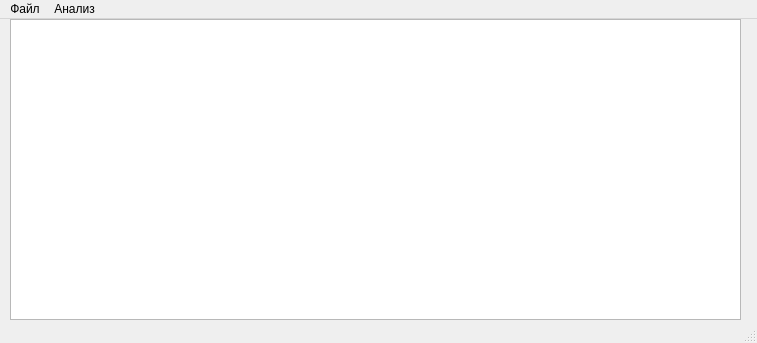
<?xml version="1.0" encoding="UTF-8"?>
<ui version="4.0">
 <class>Text_analisis_form</class>
 <widget class="QMainWindow" name="Text_analisis_form">
  <property name="geometry">
   <rect>
    <x>0</x>
    <y>0</y>
    <width>757</width>
    <height>343</height>
   </rect>
  </property>
  <property name="windowTitle">
   <string>Анализ текста</string>
  </property>
  <widget class="QWidget" name="centralwidget">
   <widget class="QTextEdit" name="textEdit">
    <property name="geometry">
     <rect>
      <x>10</x>
      <y>0</y>
      <width>731</width>
      <height>301</height>
     </rect>
    </property>
   </widget>
  </widget>
  <widget class="QMenuBar" name="menubar">
   <property name="geometry">
    <rect>
     <x>0</x>
     <y>0</y>
     <width>757</width>
     <height>21</height>
    </rect>
   </property>
   <widget class="QMenu" name="menu">
    <property name="title">
     <string>Файл</string>
    </property>
    <addaction name="action_load_text"/>
   </widget>
   <widget class="QMenu" name="menu_2">
    <property name="title">
     <string>Анализ</string>
    </property>
    <addaction name="action_text_statistic"/>
    <addaction name="action_sentence_analyzer"/>
    <addaction name="action_find_words_by_name_letters"/>
    <addaction name="separator"/>
    <addaction name="action_first_letter_words"/>
    <addaction name="action_middle_letters_words"/>
    <addaction name="action_last_letters_words"/>
   </widget>
   <addaction name="menu"/>
   <addaction name="menu_2"/>
  </widget>
  <widget class="QStatusBar" name="statusbar"/>
  <action name="action_load_text">
   <property name="text">
    <string>Загрузить текст</string>
   </property>
  </action>
  <action name="action_text_statistic">
   <property name="text">
    <string>Статистика по тексту</string>
   </property>
  </action>
  <action name="action_sentence_analyzer">
   <property name="text">
    <string>Анализ по предложениям</string>
   </property>
  </action>
  <action name="action_find_words_by_name_letters">
   <property name="text">
    <string>Как текст видит имя</string>
   </property>
  </action>
  <action name="action_first_letter_words">
   <property name="text">
    <string>Слова по первым буквам</string>
   </property>
  </action>
  <action name="action_last_letters_words">
   <property name="text">
    <string>Слова по последним буквам</string>
   </property>
  </action>
  <action name="action_middle_letters_words">
   <property name="text">
    <string>Слова по промежуточным буквам</string>
   </property>
  </action>
 </widget>
 <resources/>
 <connections/>
</ui>
